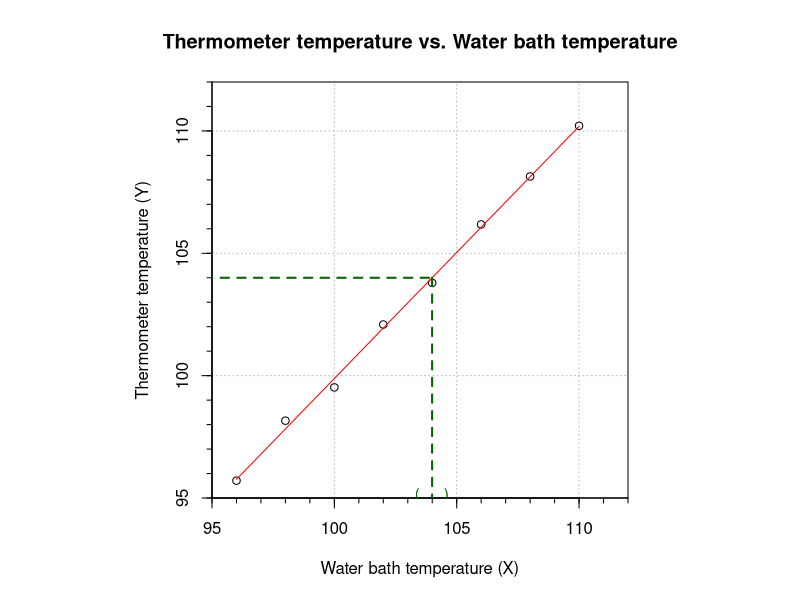

Reproduce this figure in R.
############################################################################
# NAME:  Chris Bilder                                                      #
# DATE:  7-23-06                                                           #
# PURPOSE: Do all parts of Chapter 3 with respect to the GPA data set      #
#                                                                          #
# NOTES: 1)                                                                #
#                                                                          #
############################################################################

#One way to enter the data into R
set1<-data.frame(Y = c(95.71, 98.16, 99.52, 102.09, 103.79, 106.18, 108.14, 110.21),
                 X = c(96,    98,    100,   102,    104,    106,    108,    110))
set1


mod.fit<-lm(formula = Y ~ X, data = set1)
sum.fit<-summary(mod.fit)
sum.fit

Y.new<-104
alpha<-0.05
n<-nrow(set1)
X.hat.new<-(Y.new - mod.fit$coefficients[1])/mod.fit$coefficients[2]
as.numeric(X.hat.new)

sum.sq<-var(set1$X)*(n-1)
var.X.hat.new<-sum.fit$sigma^2 / mod.fit$coefficients[2]^2 * (1 + 1/n + (X.hat.new - mean(set1$X))^2/sum.sq)
save.ci<-X.hat.new-qt(p = c(1-alpha/2,alpha/2), df = mod.fit$df.residual)*sqrt(var.X.hat.new)
round(save.ci,2)

#pty = "s": Use square plot here since both variables are measured on the same scale - "m" is default
#xaxs and yaxs = "i" forces the x and y-axes to be exactly within the given range - "r" is default
par(pty = "s", xaxs = "i", yaxs = "i")  
plot(x = set1$X, y = set1$Y, xlab = "Water bath temperature (X)", ylab = "Thermometer temperature (Y)", 
     main = "Thermometer temperature vs. Water bath temperature", panel.first = grid(col = "gray", lty = "dotted"),
     xlim = c(95, 112), ylim = c(95, 112))
axis(side = 1, at = seq(from = 95, to = 112, by = 1), labels = FALSE, tcl = -0.25)  #Add tick marks without labels, side = 1 is x-axis, tcl is length of tick mark
axis(side = 2, at = seq(from = 95, to = 112, by = 1), labels = FALSE, tcl = -0.25)  #Add tick marks without labels, side = 2 is y-axis
curve(expr = mod.fit$coefficients[1] + mod.fit$coefficients[2]*x, 
      col = "red", lty = "solid", lwd = 1, add = TRUE, from = min(set1$X), to = max(set1$X))
segments(x0 = 0, y0 = Y.new, x1 = X.hat.new, y1 = Y.new, col = "darkgreen", lty = "dashed", lwd = 2)
segments(x0 = X.hat.new, y0 = Y.new, x1 = X.hat.new, y1 = 0, col = "darkgreen", lty = "dashed", lwd = 2)
points(x = save.ci, y = c(95.1, 95.1), pch = c("(", ")"), col = "darkgreen")  #Plot C.I.



#
